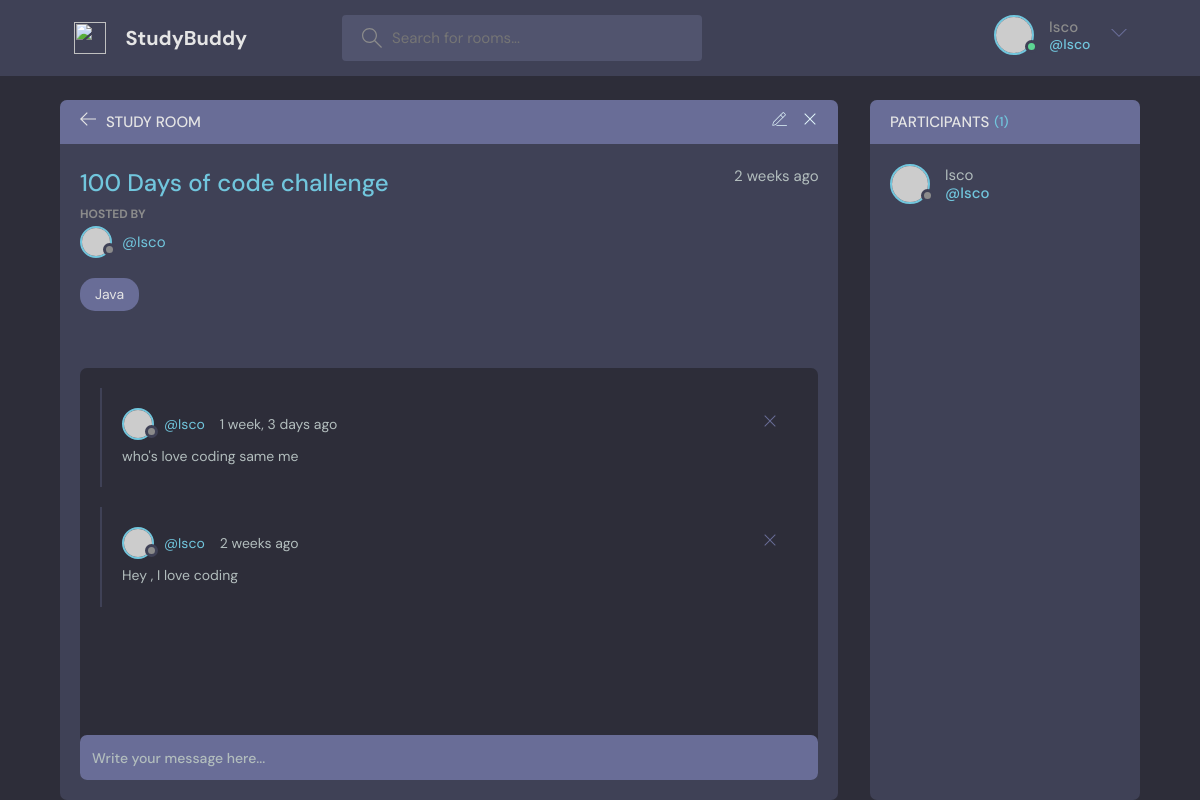
The app's page /home/room/2/ (signed in) with its own data.
### base/models.py (models this page shows, shortened)
class Room(models.Model):
    host = models.ForeignKey(User, on_delete = models.SET_NULL,null = True)
    topic = models.ForeignKey(Topic, on_delete = models.SET_NULL,null = True)
    name = models.CharField(max_length = 200)
    description = models.TextField(null = True , blank = True)
    participants = models.ManyToManyField(
        User , related_name='participants',blank = True)
    updated_date = models.DateTimeField(auto_now = True)
    created_date = models.DateTimeField(auto_now_add = True)

class Topic(models.Model):
    name = models.CharField(max_length = 200)
    def __str__(self):
        return self.name

class Message(models.Model):
    user = models.ForeignKey(User,on_delete = models.CASCADE)
    room = models.ForeignKey(Room,on_delete = models.CASCADE)
    body = models.TextField()
    updated_date = models.DateTimeField(auto_now = True)
    created_date = models.DateTimeField(auto_now_add = True)

### base/views.py (the view, shortened to what this page needs)
# urls.py: path('home/room/<str:pk>/',views.room,name="room"),
def room(request , pk):
    room = Room.objects.get(id=pk)
    room_messages = room.message_set.all().order_by('-created_date')
    participants = room.participants.all()
    context = {'room' : room, 'room_messages' : room_messages,'participants' : participants}
    return render(request,'base/room.html',context)

### base/templates/base/room.html (shortened to what this page needs)
{% extends "main.html" %}
{% block content %}
    <main class="profile-page layout layout--2">
      <div class="container">
        <div class="room">
          <div class="room__top">
            <div class="room__topLeft">
              <a href="{% url 'home' %}">
                <svg version="1.1" xmlns="http://www.w3.org/2000/svg" width="32" height="32" viewBox="0 0 32 32">
                  <title>arrow-left</title>
                  <path
                    d="M13.723 2.286l-13.723 13.714 13.719 13.714 1.616-1.611-10.96-10.96h27.625v-2.286h-27.625l10.965-10.965-1.616-1.607z"
                  ></path>
                </svg>
              </a>
              <h3>Study Room</h3>
            </div>
             {% if room.host == request.user %}
            <div class="room__topRight">
              <a href="{% url 'update-room' room.id %}">
              </a>
              <a href="{% url 'delete-room' room.id %}">
                <svg version="1.1" xmlns="http://www.w3.org/2000/svg" width="32" height="32" viewBox="0 0 32 32">
                  <title>remove</title>
                  <path
                    d="M27.314 6.019l-1.333-1.333-9.98 9.981-9.981-9.981-1.333 1.333 9.981 9.981-9.981 9.98 1.333 1.333 9.981-9.98 9.98 9.98 1.333-1.333-9.98-9.98 9.98-9.981z"
                  ></path>
                </svg>
              </a>
            </div>
             {% endif %}
          </div>
          <div class="room__box scroll">
            <div class="room__header scroll">
              <div class="room__info">
                <h3>{{room.name}}</h3>
                <span>{{room.created_date|timesince}} ago</span>
              </div>
              <div class="room__hosted">
                <p>Hosted By</p>
                <a href="{% url 'user-profile' room.host.id %}" class="room__author">
                  <div class="avatar avatar--small">
                    <img src="https://randomuser.me/api/portraits/men/37.jpg" />
                  </div>
                  <span>@{{ room.host.username }}</span>
                </a>
              </div>
              <span class="room__topics">{{room.topic}}</span>
            </div>
            <div class="room__conversation">
              <div class="threads scroll">
                {% for message in room_messages %}
                <div class="thread">
                  <div class="thread__top">
                    <div class="thread__author">
                      <a href="{% url 'user-profile' message.user.id %}" class="thread__authorInfo">
                        <div class="avatar avatar--small">
                          <img src="https://randomuser.me/api/portraits/men/37.jpg" />
                        </div>
                        <span>@{{message.user.username}}</span>
                      </a>
                      <span class="thread__date">{{message.created_date|timesince}} ago</span>
                    </div>
                    {% if request.user == message.user %}
                    <a href = "{% url 'delete-messange' message.id %}">
                    <div class="thread__delete">
                      <svg version="1.1" xmlns="http://www.w3.org/2000/svg" width="32" height="32" viewBox="0 0 32 32">
                        <title>remove</title>
                        <path
                          d="M27.314 6.019l-1.333-1.333-9.98 9.981-9.981-9.981-1.333 1.333 9.981 9.981-9.981 9.98 1.333 1.333 9.981-9.98 9.98 9.98 1.333-1.333-9.98-9.98 9.98-9.981z"
                        ></path>
                      </svg>
                    </div>
                  </a>
                    {% endif %}
                  </div>
                  <div class="thread__details">
                    {{message.body}}
                  </div>
                </div>
                {% endfor %}
              </div>
            </div>
          </div>
          <div class="room__message">
            <form action="" method = "POST">
             <input name="body" placeholder="Write your message here..." />
            </form>
          </div>
        </div>
        <div class="participants">
          <h3 class="participants__top">Participants <span>({{participants.count}})</span></h3>
          <div class="participants__list scroll">
            {% for user in participants %}
            <a href="{% url 'user-profile' user.id %}" class="participant">
              <div class="avatar avatar--medium">
                <img src="https://randomuser.me/api/portraits/men/37.jpg" />
              </div>
              <p>
                {{ user.username}}
                <span>@{{ user.username }}</span>
              </p>
            </a>
            {% endfor %}
          </div>
        </div>
      </div>
    </main>
{% endblock content %}

### templates/navbar.html (shortened to what this page needs)
{% load static %}
<header class="header header--loggedIn">
    <div class="container">
      <a href="{% url 'home' %}" class="header__logo">
        <img src="{% static 'images/logo.svg' %}" />
        <h1>StudyBuddy</h1>
      </a>
      <form class="header__search" method = "GET" action="{% url 'home' %}">
        <label>
          <input name = "q"   placeholder="Search for rooms..." />
        </label>
      </form>
      <nav class="header__menu">
        {% if request.user.is_authenticated %}
        <div class="header__user">
          <a href="{% url 'update-user' %}">
            <div class="avatar avatar--medium active">
              <img src="https://randomuser.me/api/portraits/men/37.jpg" />
            </div>
            <p>{{request.user.username}} <span>@{{request.user.username}}</span></p>
          </a>
          <button class="dropdown-button">
            <svg version="1.1" xmlns="http://www.w3.org/2000/svg" width="32" height="32" viewBox="0 0 32 32">
              <title>chevron-down</title>
              <path d="M16 21l-13-13h-3l16 16 16-16h-3l-13 13z"></path>
            </svg>
          </button>
        </div>
        {% endif %}
      </nav>
    </div>
  </header>

### records on screen
Room: name "100 Days of code challenge", created_date "2 weeks", host.username "Isco", topic "Java"
Message: user.username "Isco", created_date "1 week, 3 days", body "who's love coding same me"
Message: user.username "Isco", created_date "2 weeks", body "Hey , I love coding"

### other values on screen
{{ request.user.username }} "Isco"
{{ participants.count }} "1"
{{ user.username }} "Isco"
